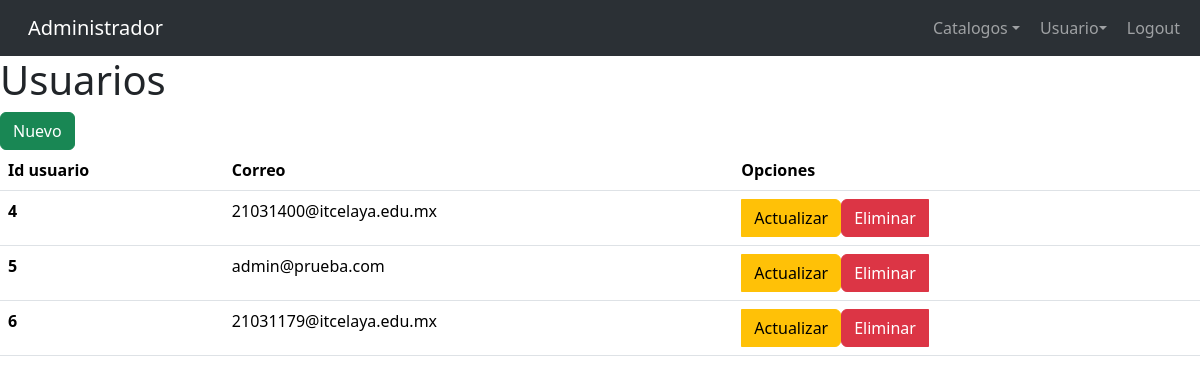
Page /config/admin/usuario.php (signed in) on the committed database.
### tables this page shows
CREATE TABLE `usuario` (
  `id_usuario` int(11) NOT NULL,
  `correo` varchar(100) DEFAULT NULL,
  `contrasena` varchar(255) DEFAULT NULL
);

### config/sistema.class.php (called while the page is built, shortened)
<?php
class sistema {
    function conexion() {
        try {
            $this->con = new PDO(SGBD.':host='.DBHOST.';dbname='.DBNAME.';port='.DBPORT, DBUSER, DBPASS);
            return $this->con;
        } catch (PDOException $e) {
            echo "Error en la conexión: " . $e->getMessage();
        }
    }
}
?>

### config/admin/usuario.class.php (called while the page is built, shortened)
<?php
 require_once ('../sistema.class.php');
 class usuario extends sistema {
    function readAll (){
        $consulta ='select * from usuario;';
        $sql = $this->con->prepare ($consulta);
        $sql -> execute();
        $result = $sql -> fetchALL(PDO::FETCH_ASSOC);
        return $result;
    }
 }
?>

### config/admin/views/usuario/index.php (the view, shortened to what this page needs)
<?php require('views/header/headerAdministrador.php');?>
  <h1>Usuarios</h1>
  <a href="usuario.php?accion=crear" class="btn btn-success">Nuevo</a>
  <table class="table">
  <thead>
    <tr>
      <th scope="col">Id usuario</th>
      <th scope="col">Correo</th>
      <th scope="col">Opciones</th>
  </thead>
  <tbody>
    <?php foreach($usuarios as $usuario): ?>
    <tr>
      <th scope="row"><?php echo $usuario ['id_usuario']; ?></th>
      <td><?php echo $usuario ['correo']; ?></td>
      <td>
        <div class="btn-group" role="group" aria-label="Basic radio toggle button group">
          <a href="usuario.php?accion=actualizar&id=<?php echo $usuario ['id_usuario']; ?>" class="btn btn-warning">Actualizar</a>
          <a href="usuario.php?accion=eliminar&id=<?php echo $usuario ['id_usuario']; ?>" class="btn btn-danger">Eliminar</a>
        </div>
      </td>
    </tr>
    <?php endforeach; ?>
  </tbody>
</table>
<?php require('views/footer.php')?>

### rows in the picture
usuario: id_usuario "4", correo "21031400@itcelaya.edu.mx"
usuario: id_usuario "5", correo "admin@prueba.com"
usuario: id_usuario "6", correo "21031179@itcelaya.edu.mx"
